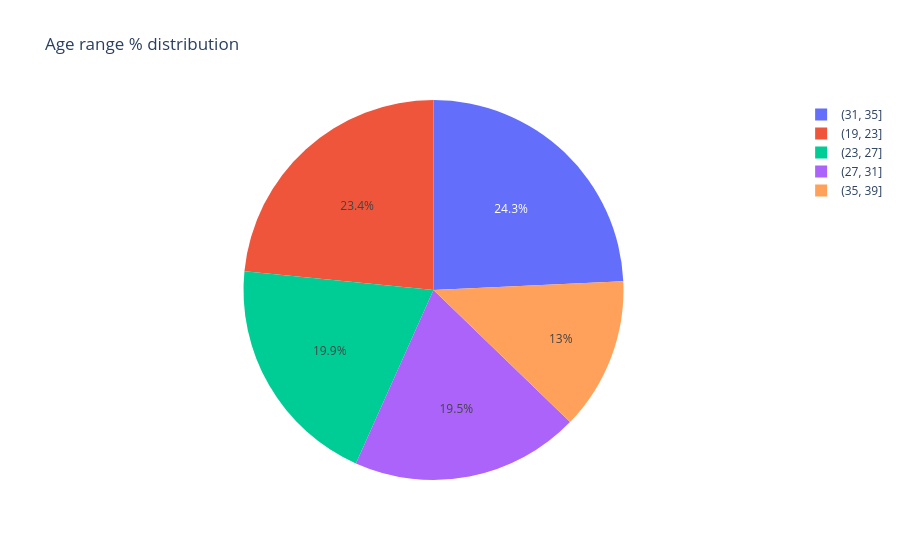

Source (notebook cell):
### Code cell
fig = px.pie(data_frame= a, names ='age_range',values ='count',title = 'Age range % distribution')
fig.show()

### Figure 1 — Plotly figure (JSON) as saved in the notebook; plotly's stock layout.template omitted (floating-point values rounded to 4 significant figures)
{"data": [{"domain": {"x": [0, 1], "y": [0, 1]}, "hovertemplate": "age_range=%{label}<br>count=%{value}<extra></extra>", "labels": ["(31, 35]", "(19, 23]", "(23, 27]", "(27, 31]", "(35, 39]"], "legendgroup": "", "name": "", "showlegend": true, "type": "pie", "values": [116, 112, 95, 93, 62]}], "layout": {"legend": {"tracegroupgap": 0}, "title": {"text": "Age range % distribution"}}}
